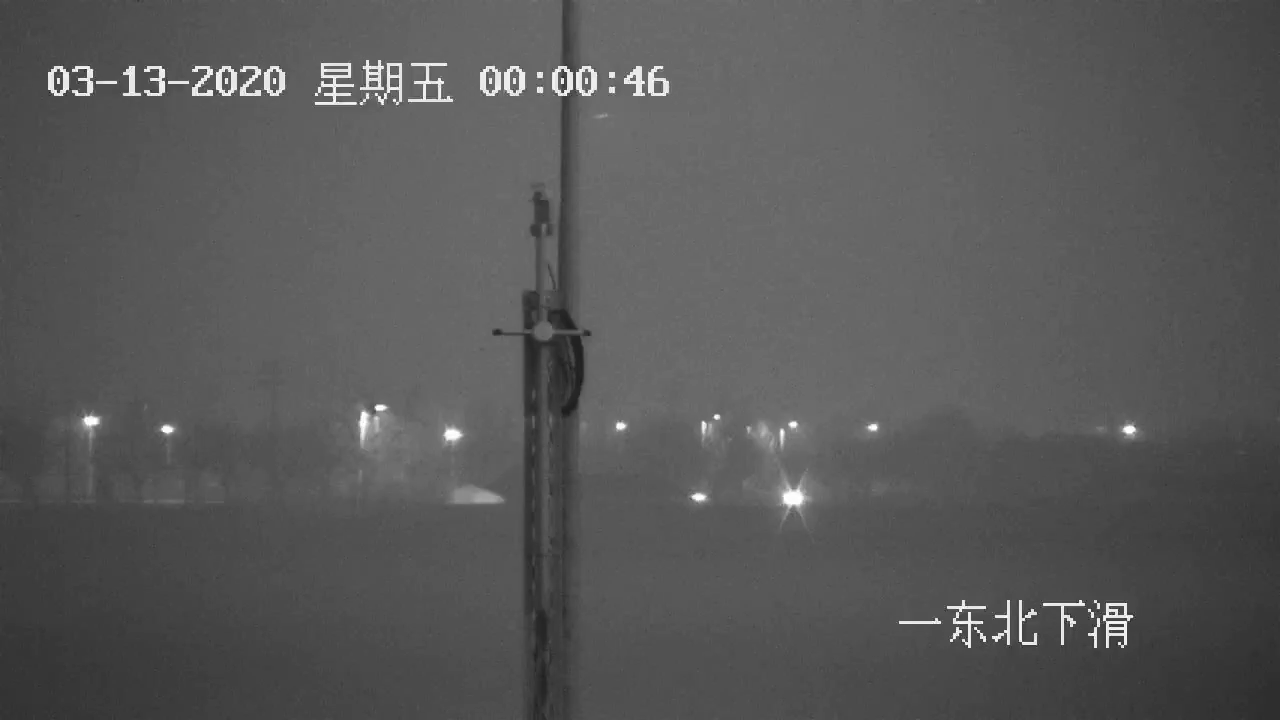
#> input picture data/vedio/vedio1.png, 1280 x 720 px; its folder holds 3 pictures in this run
$ python spectral_filter.py
#> lines starting #> are read from the running program, lines starting #| are printed output that depends on the picture
import cv2
import numpy as np
import matplotlib.pyplot as plt
file = ['./data/vedio/vedio%s.png' % (i+1) for i in range(3)]


fig, ax = plt.subplots(2, 3, sharex=True, sharey=True, figsize=(9, 4))

for i in range(3):
    img = cv2.imread(file[i], cv2.IMREAD_GRAYSCALE)
#> img is the input picture: shape (720, 1280); min 24, max 255, mean 88.2
    ax[0,i].imshow(img,'gray')
    ax[0,i].set_title('original')
    colormap = cv2.applyColorMap(img, cv2.COLORMAP_JET)
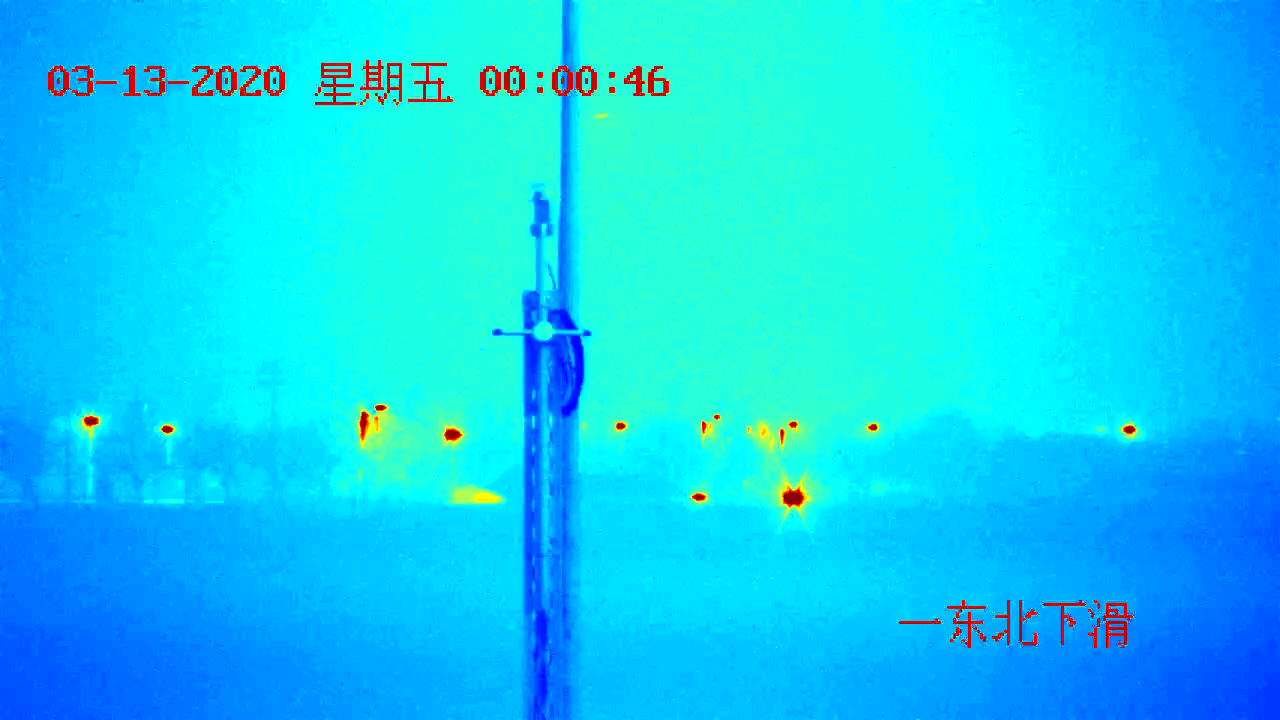
#> colormap: shape (720, 1280, 3); mean B, G, R 242.4, 206.1, 12.5
    ax[1,i].imshow(colormap)
    ax[1,i].set_title('spectral filter')
#> pass 2 of the loop `for i in range(3):`:
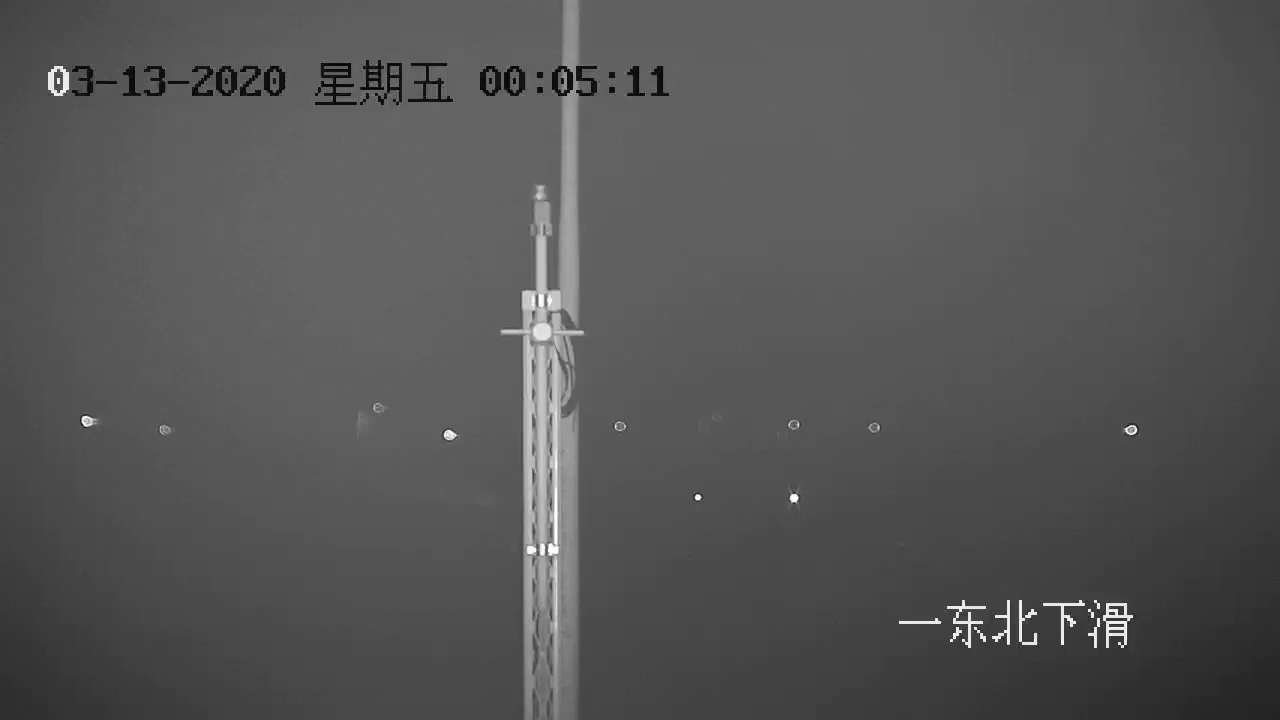
#> input picture data/vedio/vedio2.png, 1280 x 720 px
#> img is the input picture: shape (720, 1280); min 0, max 255, mean 85.2
#> `colormap = cv2.applyColorMap(img, cv2.COLORMAP_JET)`:
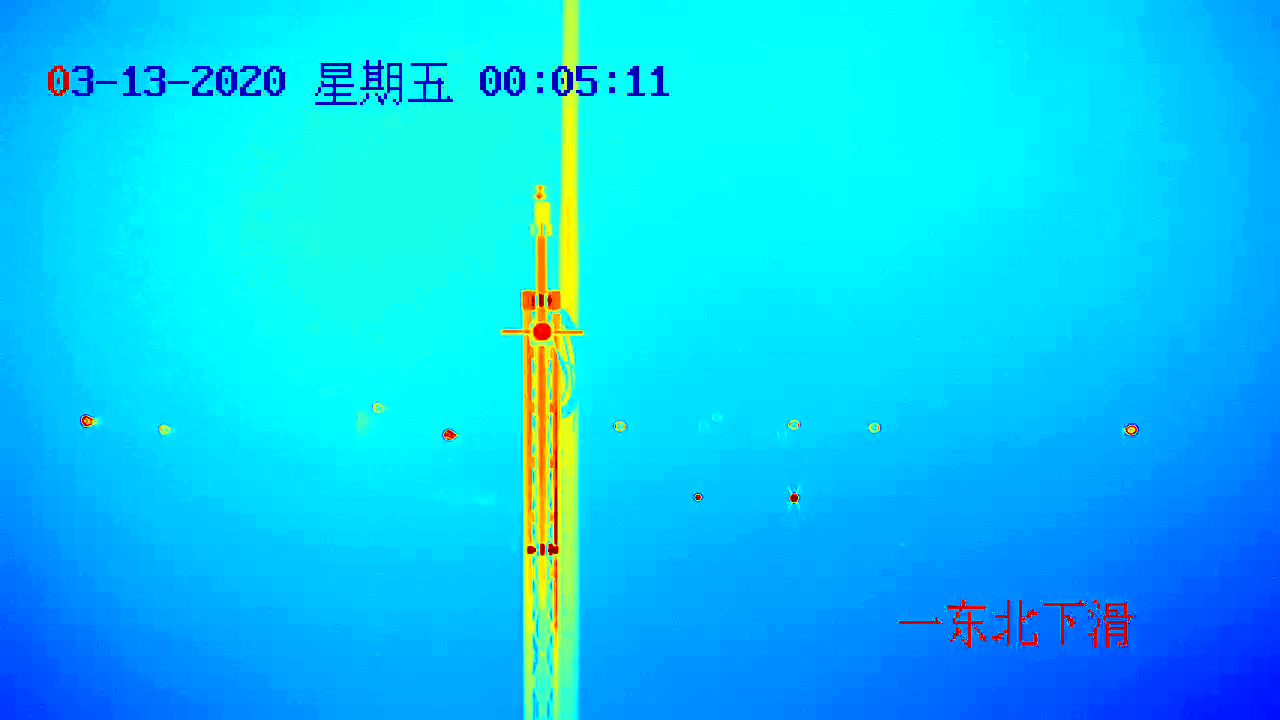
#> colormap: shape (720, 1280, 3); mean B, G, R 246.1, 201.1, 8.5
#> pass 3 of the loop `for i in range(3):`:
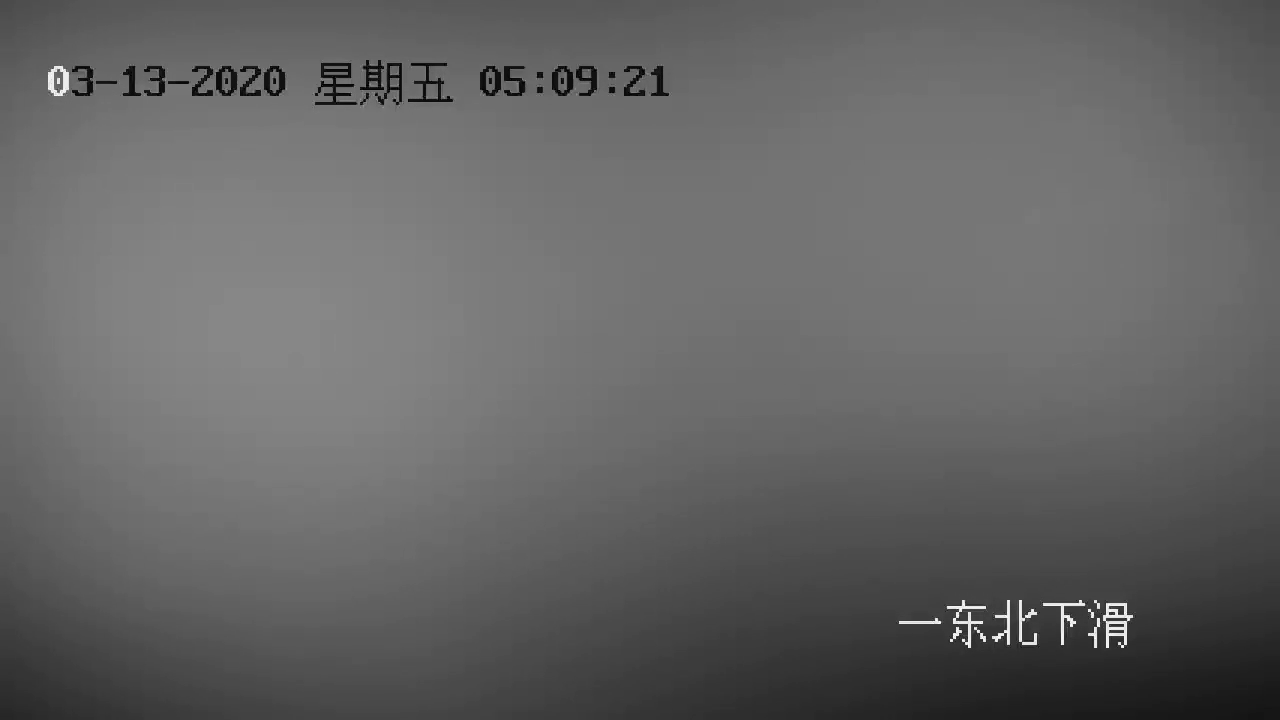
#> input picture data/vedio/vedio3.png, 1280 x 720 px
#> img is the input picture: shape (720, 1280); min 0, max 255, mean 100.4
#> `colormap = cv2.applyColorMap(img, cv2.COLORMAP_JET)`:
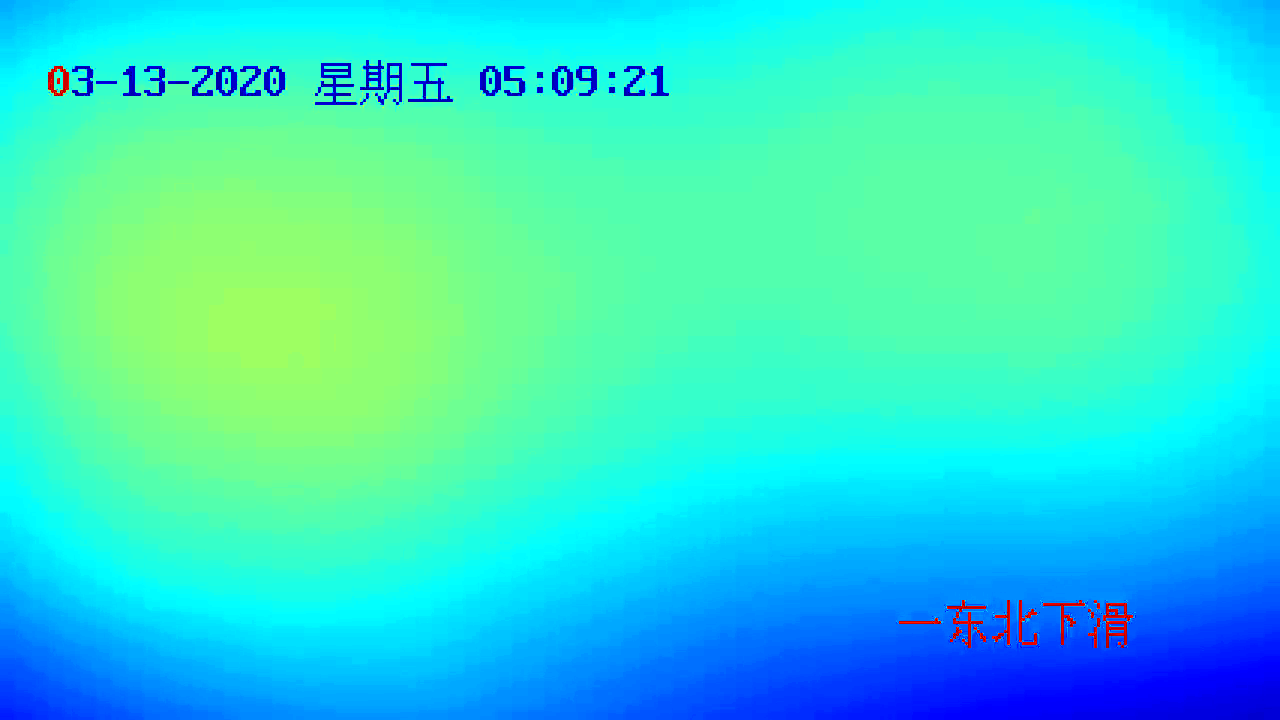
#> colormap: shape (720, 1280, 3); mean B, G, R 204.6, 222.7, 50.5

plt.tight_layout()
plt.savefig('./fig/spectral-filter.eps')
#> figure, not shown here; B, G, R data is drawn as R, G, B
